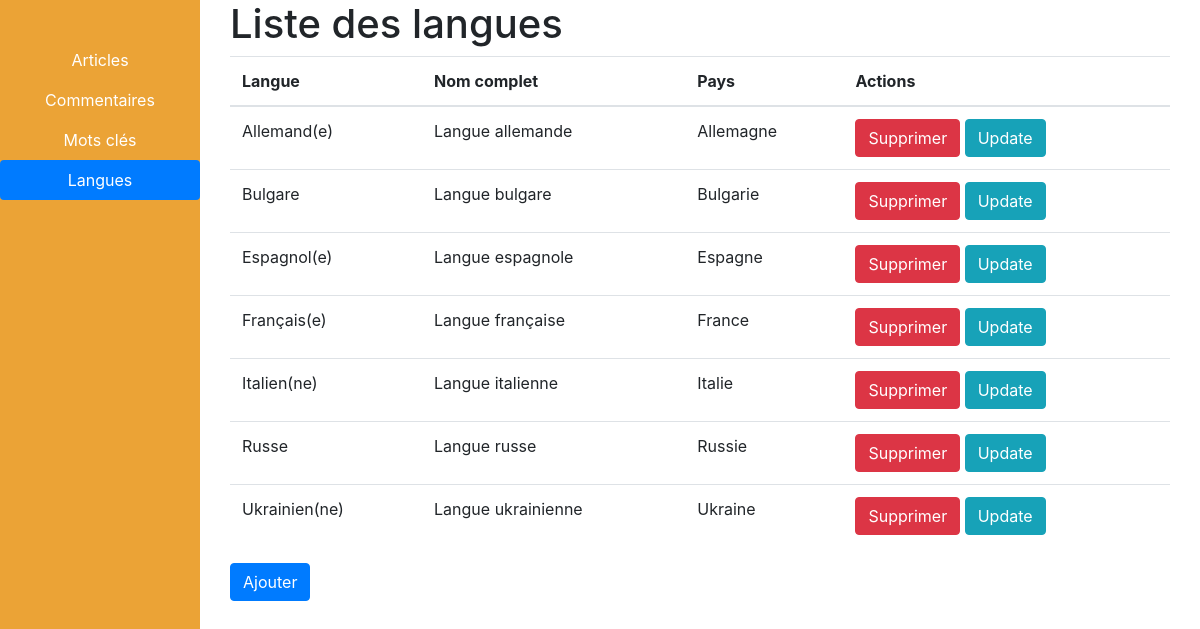
The page /langue/index.php on the database its author committed.
### tables this page shows
create table LANGUE
(
   NumLang char(8) not null,	 
   Lib1Lang char(25),			 
   Lib2Lang char(45),			 
   NumPays char(4) null,       
   primary key (NumLang)
);

create table PAYS
(
   idPays int(11) not null auto_increment,	 
   cdPays char(2) not null,					 
   numPays char(4) not null,				 
   frPays varchar(255) not null,			 
   enPays varchar(255) default null,		 
   primary key (idPays)
);

### class/Blog/Join.php (called while the page is built, shortened)
<?php
class Join {
    private $jointable;
    private $targetkey;
    private $type;
    public function __construct($jointable, $joinkey, $targetkey, $type = self::INNER)
    {
        $this->jointable = $jointable;
        $this->targetkey = $targetkey;
        $this->type = $type;
    }
    public function getJoinLine(string $targettable) : string
    {
        return $this->type . " JOIN " . $this->jointable . " ON " . $targettable . "." . $this->targetkey . " = " . $this->jointable . "." . $this->targetkey;
    }
}
?>

### class/Blog/Crud.php (called while the page is built, shortened)
<?php
require_once("Join.php");
abstract class Crud {
    public function __construct($primaryKeyValue)
    {
        $this->valuesName = static::VALUES;
        $this->primaryKeyValue = $primaryKeyValue;
    }
    public static function loadAll($connection, $joins = array(), $whereAddition = "", $orderby = "")
    {
        $requete = "SELECT * FROM ". static::TABLE ." ";
        foreach($joins as $join){
            $requete .= $join->getJoinLine(static::TABLE) . " ";
        }
        $result = $connection->query($requete);
        $langues = array();
        while($langueRow = $result->fetch()) {
            $langue = new static($langueRow[static::PRIMARY]);
            $langue->extractSQLDataRow($langueRow);
            array_push($langues, $langue);
        }
        return $langues;
    }
    protected function extractSQLDataRow($tuple)
    {
        $this->tuple = $tuple;
    }
}
?>

### langue/index.php (the view, shortened to what this page needs)
<?php
require_once("./../class/Utils/connection.php");
$langues = Langue::loadAll($conn, array(new Join("PAYS", "NumPays", "numPays")));
include "../common/header.php";
?>
<div class="container">
    <h1>Liste des langues</h1>
    <table class="table">
        <thead>
            <tr>
                <th scope="col">Langue</th>
                <th scope="col">Nom complet</th>
                <th scope="col">Pays</th>
                <th scope="col">Actions</th>
            </tr>
        </thead>
        <tbody>
            <?php foreach($langues as $langue){ ?>
                <tr>
                    <td><?= $langue->values["Lib1Lang"] ?></td>
                    <td><?= $langue->values["Lib2Lang"] ?></td>
                    <td><?= $langue->tuple["frPays"] ?></td>
                    <td>
                        <a href="delete.php?id=<?= $langue->primaryKeyValue ?>" class="btn btn-danger">Supprimer</a>
                        <a href="update.php?id=<?= $langue->primaryKeyValue ?>" class="btn btn-info">Update</a>
                    </td>
                </tr>
            <?php } ?>
        </tbody>
    </table>
    <a href="add.php" class="btn btn-primary">Ajouter</a>
</div>
<?php include "../common/footer.php"; ?>

### rows shown on the page
langue: Lib1Lang "Allemand(e)", Lib2Lang "Langue allemande", pays.frPays "Allemagne"
langue: Lib1Lang "Bulgare", Lib2Lang "Langue bulgare", pays.frPays "Bulgarie"
langue: Lib1Lang "Espagnol(e)", Lib2Lang "Langue espagnole", pays.frPays "Espagne"
langue: Lib1Lang "Français(e)", Lib2Lang "Langue française", pays.frPays "France"
langue: Lib1Lang "Italien(ne)", Lib2Lang "Langue italienne", pays.frPays "Italie"
langue: Lib1Lang "Russe", Lib2Lang "Langue russe", pays.frPays "Russie"
langue: Lib1Lang "Ukrainien(ne)", Lib2Lang "Langue ukrainienne", pays.frPays "Ukraine"
